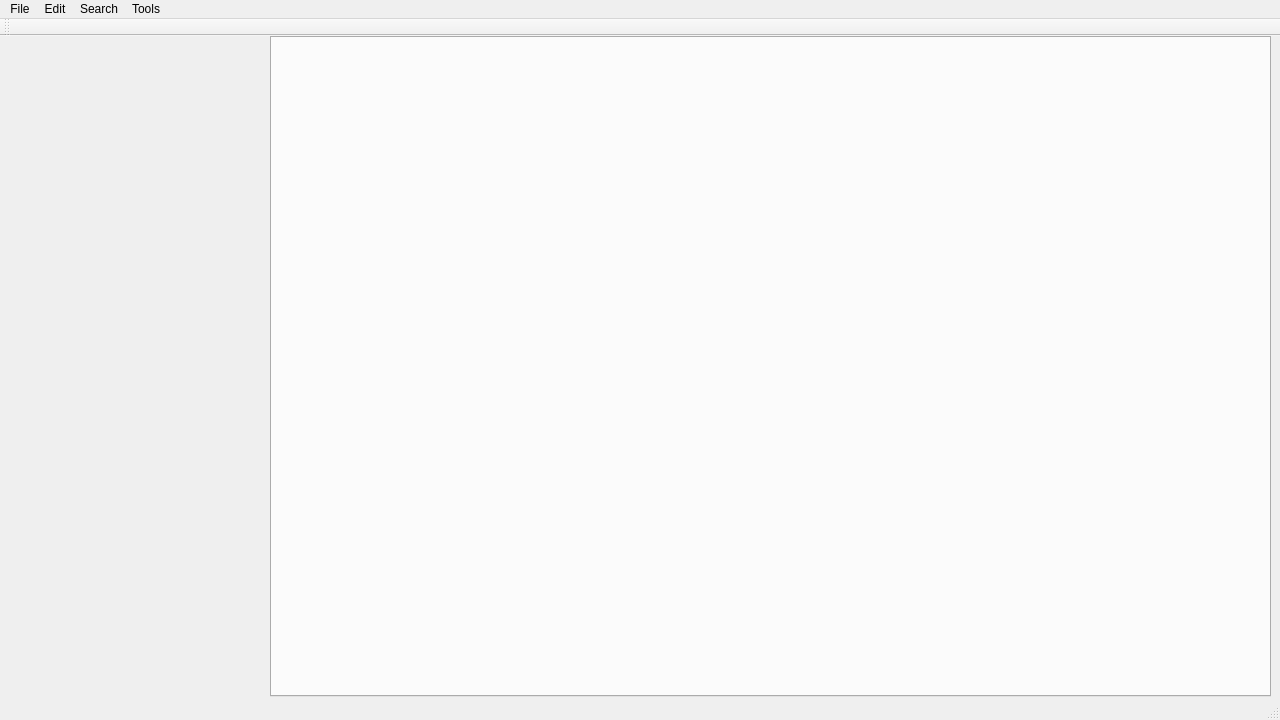
<?xml version="1.0" encoding="UTF-8"?>
<ui version="4.0">
 <class>QtGuiApplicationClass</class>
 <widget class="QMainWindow" name="QtGuiApplicationClass">
  <property name="geometry">
   <rect>
    <x>0</x>
    <y>0</y>
    <width>1280</width>
    <height>720</height>
   </rect>
  </property>
  <property name="windowTitle">
   <string>QtGuiApplication</string>
  </property>
  <property name="dockOptions">
   <set>QMainWindow::AllowTabbedDocks|QMainWindow::AnimatedDocks|QMainWindow::GroupedDragging</set>
  </property>
  <widget class="QWidget" name="centralWidget">
   <widget class="QTabWidget" name="tabWidget">
    <property name="geometry">
     <rect>
      <x>270</x>
      <y>0</y>
      <width>1001</width>
      <height>661</height>
     </rect>
    </property>
    <property name="sizePolicy">
     <sizepolicy hsizetype="Expanding" vsizetype="Expanding">
      <horstretch>0</horstretch>
      <verstretch>0</verstretch>
     </sizepolicy>
    </property>
    <property name="tabPosition">
     <enum>QTabWidget::North</enum>
    </property>
    <property name="tabShape">
     <enum>QTabWidget::Rounded</enum>
    </property>
    <property name="currentIndex">
     <number>-1</number>
    </property>
    <property name="documentMode">
     <bool>false</bool>
    </property>
    <property name="tabsClosable">
     <bool>true</bool>
    </property>
    <property name="movable">
     <bool>true</bool>
    </property>
   </widget>
   <widget class="QWidget" name="verticalLayoutWidget">
    <property name="geometry">
     <rect>
      <x>10</x>
      <y>0</y>
      <width>251</width>
      <height>661</height>
     </rect>
    </property>
    <layout class="QVBoxLayout" name="verticalLayout"/>
   </widget>
  </widget>
  <widget class="QMenuBar" name="menuBar">
   <property name="geometry">
    <rect>
     <x>0</x>
     <y>0</y>
     <width>1280</width>
     <height>21</height>
    </rect>
   </property>
   <widget class="QMenu" name="menuFile">
    <property name="title">
     <string>File</string>
    </property>
    <widget class="QMenu" name="menuOpen_Recent">
     <property name="title">
      <string>Open Recent</string>
     </property>
    </widget>
    <addaction name="actionNew"/>
    <addaction name="actionOpen"/>
    <addaction name="menuOpen_Recent"/>
    <addaction name="separator"/>
    <addaction name="actionSave"/>
    <addaction name="actionSave_As"/>
    <addaction name="actionSave_All"/>
    <addaction name="separator"/>
    <addaction name="actionReload"/>
    <addaction name="actionReload_All"/>
    <addaction name="separator"/>
    <addaction name="actionExit"/>
   </widget>
   <widget class="QMenu" name="menuEdit">
    <property name="title">
     <string>Edit</string>
    </property>
    <addaction name="actionUndo"/>
    <addaction name="actionRedo"/>
    <addaction name="separator"/>
    <addaction name="actionCut"/>
    <addaction name="actionCopy"/>
    <addaction name="actionPaste"/>
    <addaction name="actionDelete"/>
    <addaction name="actionDuplicate"/>
    <addaction name="separator"/>
    <addaction name="actionSelect_All"/>
   </widget>
   <widget class="QMenu" name="menuSearch">
    <property name="title">
     <string>Search</string>
    </property>
    <addaction name="actionFind"/>
    <addaction name="actionFind_Next"/>
    <addaction name="actionFind_Previous"/>
    <addaction name="actionFind_All"/>
    <addaction name="separator"/>
    <addaction name="actionReplace"/>
    <addaction name="actionReplace_Next"/>
    <addaction name="actionReplace_Previous"/>
    <addaction name="actionReplace_All"/>
   </widget>
   <widget class="QMenu" name="menuTools">
    <property name="title">
     <string>Tools</string>
    </property>
    <addaction name="actionSettings"/>
    <addaction name="actionRoll"/>
   </widget>
   <addaction name="menuFile"/>
   <addaction name="menuEdit"/>
   <addaction name="menuSearch"/>
   <addaction name="menuTools"/>
  </widget>
  <widget class="QStatusBar" name="statusBar"/>
  <widget class="QToolBar" name="mainToolBar">
   <attribute name="toolBarArea">
    <enum>TopToolBarArea</enum>
   </attribute>
   <attribute name="toolBarBreak">
    <bool>false</bool>
   </attribute>
  </widget>
  <action name="actionOpen">
   <property name="text">
    <string>Open</string>
   </property>
  </action>
  <action name="actionSave">
   <property name="text">
    <string>Save</string>
   </property>
  </action>
  <action name="actionSave_As">
   <property name="text">
    <string>Save As...</string>
   </property>
  </action>
  <action name="actionSave_All">
   <property name="text">
    <string>Save All</string>
   </property>
  </action>
  <action name="actionReload">
   <property name="text">
    <string>Reload</string>
   </property>
  </action>
  <action name="actionReload_All">
   <property name="text">
    <string>Reload All</string>
   </property>
  </action>
  <action name="actionExit">
   <property name="text">
    <string>Exit</string>
   </property>
   <property name="menuRole">
    <enum>QAction::QuitRole</enum>
   </property>
  </action>
  <action name="actionUndo">
   <property name="text">
    <string>Undo</string>
   </property>
  </action>
  <action name="actionRedo">
   <property name="text">
    <string>Redo</string>
   </property>
  </action>
  <action name="actionCut">
   <property name="text">
    <string>Cut</string>
   </property>
  </action>
  <action name="actionCopy">
   <property name="text">
    <string>Copy</string>
   </property>
  </action>
  <action name="actionPaste">
   <property name="text">
    <string>Paste</string>
   </property>
  </action>
  <action name="actionDelete">
   <property name="text">
    <string>Delete</string>
   </property>
  </action>
  <action name="actionDuplicate">
   <property name="text">
    <string>Duplicate</string>
   </property>
  </action>
  <action name="actionSelect_All">
   <property name="text">
    <string>Select All</string>
   </property>
  </action>
  <action name="actionFind">
   <property name="text">
    <string>Find</string>
   </property>
  </action>
  <action name="actionFind_Next">
   <property name="text">
    <string>Find Next</string>
   </property>
  </action>
  <action name="actionFind_Previous">
   <property name="text">
    <string>Find Previous</string>
   </property>
  </action>
  <action name="actionFind_All">
   <property name="text">
    <string>Find All</string>
   </property>
  </action>
  <action name="actionReplace">
   <property name="text">
    <string>Replace</string>
   </property>
  </action>
  <action name="actionReplace_Next">
   <property name="text">
    <string>Replace Next</string>
   </property>
  </action>
  <action name="actionReplace_Previous">
   <property name="text">
    <string>Replace Previous</string>
   </property>
  </action>
  <action name="actionReplace_All">
   <property name="text">
    <string>Replace All</string>
   </property>
  </action>
  <action name="actionSettings">
   <property name="text">
    <string>Settings</string>
   </property>
  </action>
  <action name="actionNew">
   <property name="text">
    <string>New</string>
   </property>
  </action>
  <action name="actionRoll">
   <property name="text">
    <string>Roll</string>
   </property>
  </action>
 </widget>
 <layoutdefault spacing="6" margin="11"/>
 <resources/>
 <connections/>
</ui>
